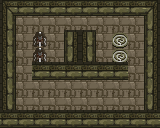

This game map was drawn from its Tiled (.tmx) file and the tilesets committed beside it. A one-line description and the full map source follow:
An orthogonal 10x8 tile map with 16x16 px tiles, 5 tile layers (Environment, Bottom Decoration, Triggers, Objects, ...), 2 tilesets.

<map version="1.0" orientation="orthogonal" renderorder="right-down" width="10" height="8" tilewidth="16" tileheight="16" nextobjectid="4">
 <tileset firstgid="1" name="tilemap" tilewidth="16" tileheight="16" tilecount="64" columns="8">
  <image source="../tileset.png" trans="ffffff" width="128" height="128" />
  <tile id="0">
   <properties>
    <property name="type" value="solid" />
   </properties>
  </tile>
  <tile id="1">
   <properties>
    <property name="type" value="solid" />
   </properties>
  </tile>
  <tile id="2">
   <properties>
    <property name="type" value="solid" />
   </properties>
  </tile>
  <tile id="3">
   <properties>
    <property name="type" value="solid" />
   </properties>
  </tile>
  <tile id="4">
   <properties>
    <property name="type" value="solid" />
   </properties>
  </tile>
  <tile id="6">
   <properties>
    <property name="form" type="int" value="2" />
    <property name="type" value="shifter" />
   </properties>
  </tile>
  <tile id="7">
   <properties>
    <property name="form" type="int" value="1" />
    <property name="type" value="shifter" />
   </properties>
  </tile>
  <tile id="10">
   <properties>
    <property name="type" value="pit" />
   </properties>
  </tile>
  <tile id="11">
   <properties>
    <property name="type" value="altar" />
   </properties>
  </tile>
  <tile id="12">
   <properties>
    <property name="type" value="solid" />
   </properties>
  </tile>
  <tile id="13">
   <properties>
    <property name="form" type="int" value="0" />
    <property name="type" value="goal" />
   </properties>
  </tile>
  <tile id="16">
   <properties>
    <property name="form" type="int" value="0" />
    <property name="type" value="goal" />
   </properties>
  </tile>
  <tile id="17">
   <properties>
    <property name="form" type="int" value="2" />
    <property name="type" value="goal" />
   </properties>
  </tile>
  <tile id="18">
   <properties>
    <property name="form" type="int" value="3" />
    <property name="type" value="goal" />
   </properties>
  </tile>
  <tile id="19">
   <properties>
    <property name="form" type="int" value="1" />
    <property name="type" value="goal" />
   </properties>
  </tile>
  <tile id="24">
   <properties>
    <property name="form" type="int" value="0" />
    <property name="type" value="shifter" />
   </properties>
  </tile>
  <tile id="25">
   <properties>
    <property name="form" type="int" value="2" />
    <property name="type" value="shifter" />
   </properties>
  </tile>
  <tile id="26">
   <properties>
    <property name="form" type="int" value="3" />
    <property name="type" value="shifter" />
   </properties>
  </tile>
  <tile id="27">
   <properties>
    <property name="form" type="int" value="1" />
    <property name="type" value="shifter" />
   </properties>
  </tile>
  <tile id="32">
   <properties>
    <property name="type" value="teleport" />
   </properties>
  </tile>
  <tile id="33">
   <properties>
    <property name="type" value="teleport" />
   </properties>
  </tile>
  <tile id="41">
   <properties>
    <property name="form" type="int" value="0" />
    <property name="type" value="goal" />
   </properties>
  </tile>
 </tileset>
 <tileset firstgid="65" name="sprites" tilewidth="16" tileheight="16" tilecount="64" columns="8">
  <image source="../src/sprites.png" width="128" height="128" />
  <tile id="8">
   <properties>
    <property name="type" value="blot" />
   </properties>
  </tile>
  <tile id="13">
   <properties>
    <property name="type" value="boulder" />
   </properties>
  </tile>
 </tileset>
 <layer name="Environment" width="10" height="8">
  <data encoding="csv">
1,2,2,2,2,2,2,2,2,3,
4,9,9,9,9,9,9,9,9,5,
4,9,9,9,5,4,9,9,9,5,
4,9,9,9,5,4,9,9,9,5,
4,9,2,2,2,2,2,2,9,5,
4,9,9,9,9,9,9,9,9,5,
4,9,9,9,9,9,9,9,9,5,
2,2,2,2,2,2,2,2,2,2
</data>
 </layer>
 <layer name="Bottom Decoration" width="10" height="8">
  <data encoding="csv">
0,0,0,0,0,0,0,0,0,0,
0,0,0,0,0,0,0,0,0,0,
0,0,0,0,0,0,0,0,0,0,
0,0,0,0,0,0,0,0,0,0,
0,0,0,0,0,0,0,0,0,0,
0,0,0,0,0,0,0,0,0,0,
0,0,0,0,0,0,0,0,0,0,
0,0,0,0,0,0,0,0,0,0
</data>
 </layer>
 <layer name="Triggers" width="10" height="8">
  <data encoding="csv">
0,0,0,0,0,0,0,0,0,0,
0,0,0,0,0,0,0,0,0,0,
0,0,0,0,0,0,0,17,0,0,
0,0,0,0,0,0,0,17,0,0,
0,0,0,0,0,0,0,0,0,0,
0,0,0,0,0,0,0,0,0,0,
0,0,0,0,0,0,0,0,0,0,
0,0,0,0,0,0,0,0,0,0
</data>
 </layer>
 <layer name="Objects" width="10" height="8">
  <data encoding="csv">
0,0,0,0,0,0,0,0,0,0,
0,0,0,0,0,0,0,0,0,0,
0,0,73,0,0,0,0,0,0,0,
0,0,73,0,0,0,0,0,0,0,
0,0,0,0,0,0,0,0,0,0,
0,0,0,0,0,0,0,0,0,0,
0,0,0,0,0,0,0,0,0,0,
0,0,0,0,0,0,0,0,0,0
</data>
 </layer>
 <layer name="Top Decoration" width="10" height="8">
  <data encoding="csv">
0,0,0,0,0,0,0,0,0,0,
0,0,0,0,10,10,0,0,0,0,
0,0,0,0,0,0,0,0,0,0,
0,0,10,10,10,10,10,10,0,0,
0,0,0,0,0,0,0,0,0,0,
0,0,0,0,0,0,0,0,0,0,
10,10,10,10,10,10,10,10,10,10,
0,0,0,0,0,0,0,0,0,0
</data>
 </layer>
</map>